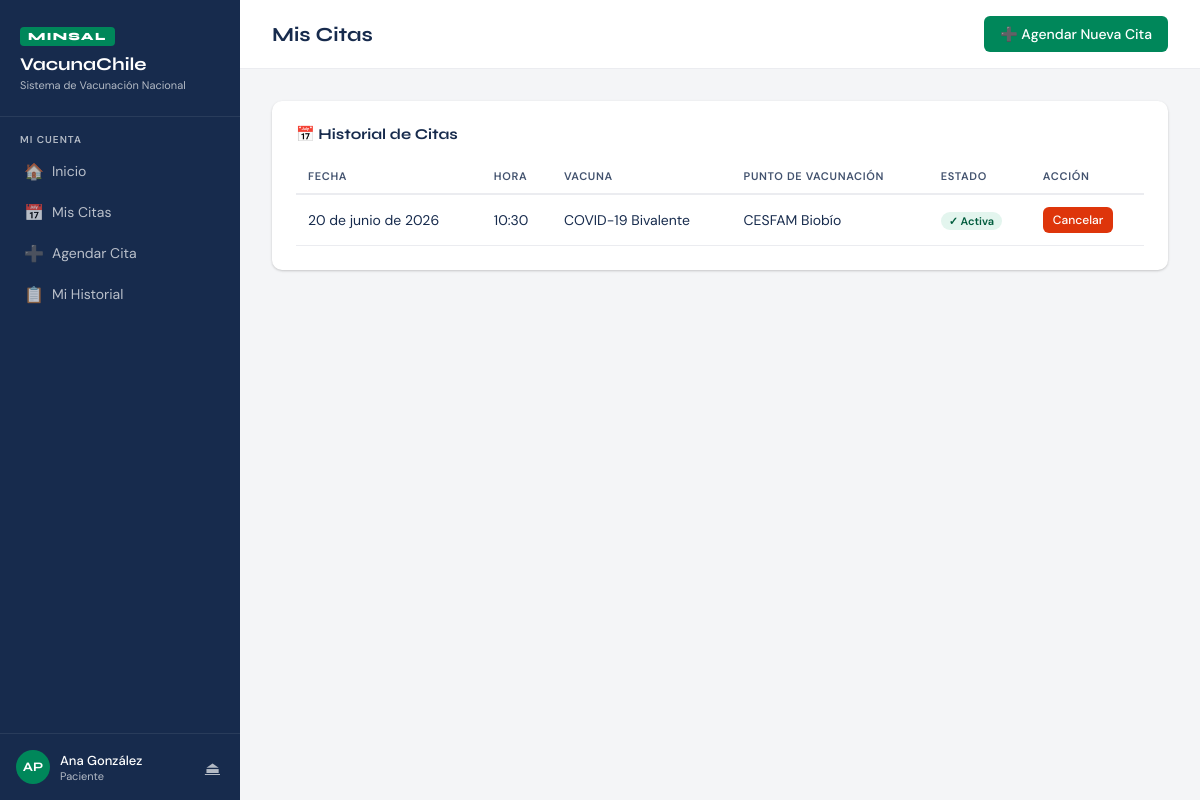
The page /citas/ (signed in) on the database its author committed.
### vacunacion/models.py (models this page shows, shortened)
class Usuario(AbstractUser):
    ROLES = [
        ('paciente', 'Paciente'),
        ('personal_salud', 'Personal de Salud'),
        ('personal_minsal', 'Personal MINSAL'),
    ]
    rol = models.CharField(max_length=20, choices=ROLES, default='paciente')
    rut = models.CharField(max_length=12, unique=True, null=True, blank=True)

class Cita(models.Model):
    idCita = models.AutoField(primary_key=True)
    paciente = models.ForeignKey(Paciente, on_delete=models.CASCADE, related_name='citas')
    punto_vacunacion = models.ForeignKey(PuntoVacunacion, on_delete=models.CASCADE, related_name='citas')
    vacuna = models.ForeignKey(Vacuna, on_delete=models.CASCADE, related_name='citas')
    fecha = models.DateField()
    hora = models.TimeField()
    cancelada = models.BooleanField(default=False)

class Vacuna(models.Model):
    idTipo = models.AutoField(primary_key=True)
    nombre = models.CharField(max_length=100)

class PuntoVacunacion(models.Model):
    idPunto = models.AutoField(primary_key=True)
    nombre = models.CharField(max_length=100)
    direccion = models.CharField(max_length=200)
    class Meta:
        verbose_name = "Punto de Vacunacion"
        verbose_name_plural = "Puntos de Vacunacion"

### vacunacion/views.py (the view)
# urls.py: path('citas/', views.mis_citas, name='mis_citas'),
@login_required
@rol_requerido('paciente')
def mis_citas(request):
    paciente = get_object_or_404(Paciente, usuario=request.user)
    citas = Cita.objects.filter(paciente=paciente).order_by('-fecha', '-hora')
    return render(request, 'vacunacion/mis_citas.html', {'citas': citas})

### vacunacion/views.py (called while the page is built)
def rol_requerido(*roles):
    def decorator(view_func):
        @wraps(view_func)
        def _wrapped(request, *args, **kwargs):
            if not request.user.is_authenticated:
                return redirect('login')
            if request.user.rol not in roles and not request.user.is_superuser:
                messages.error(request, "No tienes permiso para acceder a esta seccion.")
                return redirect('dashboard')
            return view_func(request, *args, **kwargs)
        return _wrapped
    return decorator

### vacunacion/templates/vacunacion/mis_citas.html (shortened to what this page needs)
{% extends 'vacunacion/base.html' %}
{% block page_title %}Mis Citas{% endblock %}
{% block topbar_actions %}
<a href="{% url 'agendar_cita' %}" class="btn btn-primary">➕ Agendar Nueva Cita</a>
{% endblock %}
{% block content %}
<div class="card">
    <div class="card-title">📅 Historial de Citas</div>
    {% if citas %}
    <table>
        <thead>
            <tr><th>Fecha</th><th>Hora</th><th>Vacuna</th><th>Punto de Vacunación</th><th>Estado</th><th>Acción</th></tr>
        </thead>
        <tbody>
        {% for cita in citas %}
        <tr>
            <td>{{ cita.fecha }}</td>
            <td>{{ cita.hora }}</td>
            <td>{{ cita.vacuna.nombre }}</td>
            <td>{{ cita.punto_vacunacion.nombre }}</td>
            <td>
                {% if cita.cancelada %}
                <span class="badge badge-red">✗ Cancelada</span>
                {% else %}
                <span class="badge badge-green">✓ Activa</span>
                {% endif %}
            </td>
            <td>
                {% if not cita.cancelada %}
                <a href="{% url 'cancelar_cita' cita.idCita %}" class="btn btn-danger btn-sm"
                   onclick="return confirm('¿Cancelar esta cita?')">Cancelar</a>
                {% else %}—{% endif %}
            </td>
        </tr>
        {% endfor %}
        </tbody>
    </table>
    {% else %}
    <div class="empty-state">
        <div class="icon">📭</div>
        <p>No tienes citas registradas.</p>
    </div>
    {% endif %}
</div>
{% endblock %}

### vacunacion/templates/vacunacion/base.html (shortened to what this page needs)
<!DOCTYPE html>
<html lang="es">
<head>
</head>
<body>
{% if user.is_authenticated %}
<aside class="sidebar">
    <div class="sidebar-logo">
        <span class="logo-badge">MINSAL</span>
        <h1>VacunaChile</h1>
        <p>Sistema de Vacunación Nacional</p>
    </div>
    <nav class="sidebar-nav">
        {% if user.rol == 'paciente' %}
        <div class="nav-section">
            <div class="nav-label">Mi Cuenta</div>
            <a href="{% url 'dashboard' %}" class="nav-link">
                <span class="icon">🏠</span> Inicio
            </a>
            <a href="{% url 'mis_citas' %}" class="nav-link">
                <span class="icon">📅</span> Mis Citas
            </a>
            <a href="{% url 'agendar_cita' %}" class="nav-link">
                <span class="icon">➕</span> Agendar Cita
            </a>
            <a href="{% url 'mi_historial' %}" class="nav-link">
                <span class="icon">📋</span> Mi Historial
            </a>
        </div>
        {% endif %}
    </nav>
    <div class="sidebar-footer">
        <div class="user-card">
            <div class="user-avatar">{{ user.get_full_name|first|upper }}{{ user.username|first|upper }}</div>
            <div class="user-info">
                <div class="user-name">{{ user.get_full_name|default:user.username }}</div>
                <div class="user-role">{{ user.get_rol_display }}</div>
            </div>
            <a href="{% url 'logout' %}" class="btn-logout" title="Cerrar sesión">⏏</a>
        </div>
    </div>
</aside>
{% endif %}
<main class="main">
    {% if user.is_authenticated %}
    <div class="topbar">
        <h2 class="page-title">{% block page_title %}Dashboard{% endblock %}</h2>
        <div class="topbar-actions">{% block topbar_actions %}{% endblock %}</div>
    </div>
    {% endif %}
    <div class="content">
        {% block content %}{% endblock %}
    </div>
</main>
</body>
</html>

### vacunacion/templates/vacunacion/base.html (style rules this page uses)
:root { --verde: #00875A; --verde-oscuro: #005C3D; --verde-claro: #E3F5EE; --azul: #0052CC; --rojo: #DE350B; --gris-100: #F4F5F7; --gris-200: #EBECF0; --gris-400: #B3BAC5; --gris-700: #42526E; --gris-900: #172B4D; --blanco: #FFFFFF; --sombra: 0 1px 3px rgba(0,0,0,0.12), 0 1px 2px rgba(0,0,0,0.08); --sombra-md: 0 4px 12px rgba(0,0,0,0.10), 0 2px 4px rgba(0,0,0,0.06); }
*, *::before, *::after { box-sizing: border-box; margin: 0; padding: 0; }
body { font-family: 'DM Sans', sans-serif; background: var(--gris-100); color: var(--gris-900); min-height: 100vh; display: flex; }
.sidebar { width: 240px; background: var(--gris-900); min-height: 100vh; position: fixed; top: 0; left: 0; display: flex; flex-direction: column; z-index: 100; }
.sidebar-logo { padding: 24px 20px; border-bottom: 1px solid rgba(255,255,255,0.08); }
.logo-badge { display: inline-block; background: var(--verde); color: white; font-family: 'Syne', sans-serif; font-weight: 800; font-size: 11px; letter-spacing: 0.12em; padding: 3px 8px; border-radius: 4px; margin-bottom: 8px; }
.sidebar-logo h1 { font-family: 'Syne', sans-serif; font-size: 18px; font-weight: 700; color: white; line-height: 1.2; }
.sidebar-logo p { font-size: 11px; color: var(--gris-400); margin-top: 2px; }
.sidebar-nav { padding: 16px 12px; flex: 1; }
.nav-section { margin-bottom: 24px; }
.nav-label { font-size: 10px; font-weight: 600; letter-spacing: 0.1em; color: var(--gris-400); text-transform: uppercase; padding: 0 8px; margin-bottom: 6px; }
.nav-link { display: flex; align-items: center; gap: 10px; padding: 9px 12px; border-radius: 6px; color: rgba(255,255,255,0.7); text-decoration: none; font-size: 14px; font-weight: 400; transition: all 0.15s; margin-bottom: 2px; }
.nav-link .icon { width: 18px; text-align: center; font-size: 16px; }
.sidebar-footer { padding: 16px; border-top: 1px solid rgba(255,255,255,0.08); }
.user-card { display: flex; align-items: center; gap: 10px; }
.user-avatar { width: 34px; height: 34px; border-radius: 50%; background: var(--verde); display: flex; align-items: center; justify-content: center; font-family: 'Syne', sans-serif; font-weight: 700; font-size: 13px; color: white; flex-shrink: 0; }
.user-info { flex: 1; min-width: 0; }
.user-name { font-size: 13px; font-weight: 500; color: white; white-space: nowrap; overflow: hidden; text-overflow: ellipsis; }
.user-role { font-size: 11px; color: var(--gris-400); }
.btn-logout { background: none; border: none; color: var(--gris-400); cursor: pointer; font-size: 16px; padding: 4px; border-radius: 4px; transition: color 0.15s; }
.main { margin-left: 240px; flex: 1; min-height: 100vh; display: flex; flex-direction: column; }
.topbar { background: white; padding: 16px 32px; border-bottom: 1px solid var(--gris-200); display: flex; align-items: center; justify-content: space-between; }
.page-title { font-family: 'Syne', sans-serif; font-size: 20px; font-weight: 700; color: var(--gris-900); }
.topbar-actions { display: flex; gap: 8px; align-items: center; }
.content { padding: 32px; flex: 1; }
.card { background: white; border-radius: 10px; box-shadow: var(--sombra); padding: 24px; margin-bottom: 20px; }
.card-title { font-family: 'Syne', sans-serif; font-size: 15px; font-weight: 700; color: var(--gris-900); margin-bottom: 16px; display: flex; align-items: center; gap: 8px; }
.btn { display: inline-flex; align-items: center; gap: 6px; padding: 9px 16px; border-radius: 6px; font-family: 'DM Sans', sans-serif; font-size: 14px; font-weight: 500; cursor: pointer; border: none; text-decoration: none; transition: all 0.15s; }
.btn-primary { background: var(--verde); color: white; }
.btn-danger { background: var(--rojo); color: white; }
.btn-sm { padding: 5px 10px; font-size: 12px; }
table { width: 100%; border-collapse: collapse; }
thead th { text-align: left; font-size: 11px; font-weight: 600; letter-spacing: 0.06em; text-transform: uppercase; color: var(--gris-700); padding: 10px 12px; border-bottom: 2px solid var(--gris-200); }
tbody tr { border-bottom: 1px solid var(--gris-200); transition: background 0.1s; }
tbody td { padding: 12px 12px; font-size: 14px; color: var(--gris-900); }
.badge { display: inline-flex; align-items: center; padding: 2px 8px; border-radius: 20px; font-size: 11px; font-weight: 600; }
.badge-green { background: var(--verde-claro); color: var(--verde-oscuro); }

### rows shown on the page
Usuario: get_full_name|first "A", username|first "P", get_full_name "Ana González", rol "Paciente"
Cita: fecha "20 de junio de 2026", hora "10:30", vacuna.nombre "COVID-19 Bivalente", punto_vacunacion.nombre "CESFAM Biobío", cancelada "✓ Activa"
